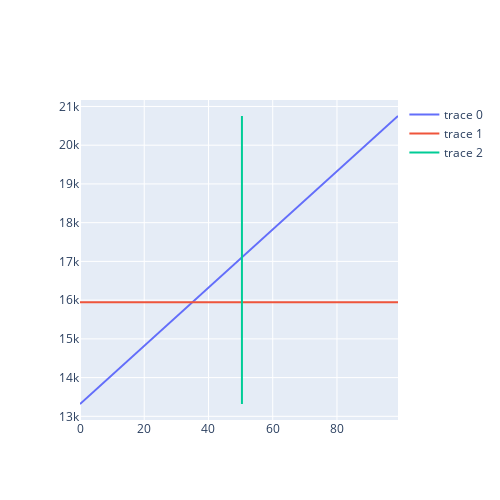

Here is the notebook cell this chart was saved with:
### Code cell
x = np.arange(100)
z = np.ones(100)
fig = go.Figure(data=go.Scatter(x = x, y = coffeePrice*(numCoffee)*(1-x/100) + (coffeePrice+cakePrice)*(1-discounts[0])*(numCoffee)*x/100 + numCoffeeCake*(1-discounts[0])*(coffeePrice+cakePrice) ) )
fig.add_scatter(x = x, y = ((coffeePrice + cakePrice)*numCoffeeCake + coffeePrice*numCoffee)*z)
fig.add_scatter(x = 0.504144 * 100 * np.ones(100), y = coffeePrice*(numCoffee)*(1-x/100) + (coffeePrice+cakePrice)*(1-discounts[0])*(numCoffee)*x/100 + numCoffeeCake*(1-discounts[0])*(coffeePrice+cakePrice))
#fig.update_yaxes(rangemode="tozero")
fig['layout'].update(width=500, height=500, autosize=False)
fig.show()
